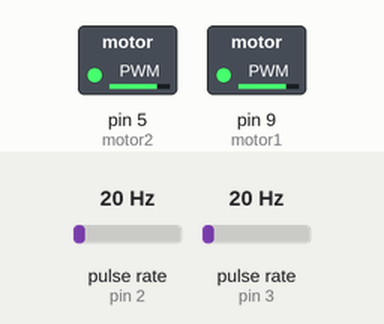
Simulated run of this sketch. Board: Arduino Uno, built with avr-gcc and run on an emulated ATmega328P. Parts: switched loads named in the sketch (green lamp = pin HIGH). Wiring (inferred from the names in the program): 2 × pulse sensor: data pin 2 / data pin 3. The test bench sets the inputs (shaded band); at power-on: pulse rate (sensors on pin 2, pin 3) 20 Hz. Pins used as bus, display or sensor lines are not drawn; what the sketch prints to the serial monitor is not drawn.

Above: at 0.1 s.
Timing chart, 0 to 1.6 s (numbered marks = the images above):
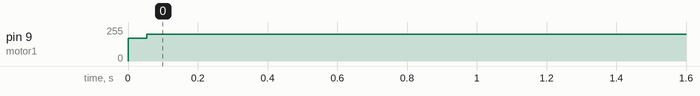

The sketch:

Controles_MotorPID.ino
```cpp
int encoder_pin1 = 2;  // The pin the encoder is connected
int encoder_pin2 = 3;  // The pin the encoder is connected
double rpm1;     // rpm motor 1
double rpm2;     // rpm motor 2
volatile byte pulses1;  // number de pulsos 1
volatile byte pulses2;  // number de pulsos 2
unsigned long timeold1;
unsigned long timeold2;
// The numero de pulsos por revolucion
double pulsesperturn = 20;

int motor1=9; //Declara Pin del motor Derecho
int motor2=5; //Declara Pin del motor Izquierdo

int pinVCCEncoder1 = 12;
int pinVCCEncoder2 = 13;
int band = 0;

double unidades = 50; //decisegundos

void counter1()
{
    //Update count
    pulses1++;
}

void counter2()
{
    //Update count
    pulses2++;
}

/** Tiempo de Muestreo **/
double T = 0.050;

/** LEFT PID MOTOR VARIABLES **/
double izq_Kp = 208.29;
double izq_Ki = 2941.18;
double izq_Kd = 2.74;

double izq_E0 = 0;
double izq_E1 = 0;

double izq_Dk = 0;
double izq_Ik = 0;
double izq_Ik1 = 0;

double izq_Uk = 0;
/** END  **/

/** RIGHT PID MOTOR VARIABLES **/
double der_Kp = 125.654;
double der_Ki = 2094.24;
double der_Kd = 1.8325;

double der_E0 = 0;
double der_E1 = 0;

double der_Dk = 0;
double der_Ik = 0;
double der_Ik1 = 0;

double der_Uk = 0;
/** END  **/

/** REFERENCES **/
/** Values between 0 to 20 (o to 1 revolutions per time unit) **/
double refIzq = 13; //Left Reference
double refDer = 13; //Right Reference

void setup()
{

    Serial.begin(9600); //Serial Comunincation with PC

    pinMode(motor1, OUTPUT); //Set output pins for motors
    pinMode(motor2, OUTPUT);

    pinMode(pinVCCEncoder1, OUTPUT);
    pinMode(pinVCCEncoder2, OUTPUT);
    //Use statusPin to flash along with interrupts
    pinMode(encoder_pin1, INPUT);
    pinMode(encoder_pin2, INPUT);

    //Interrupt 0 is digital pin 2, so that is where the IR detector is connected
    //Triggers on FALLING (change from HIGH to LOW)
    attachInterrupt(digitalPinToInterrupt(encoder_pin2), counter1, FALLING);
    attachInterrupt(digitalPinToInterrupt(encoder_pin1), counter2, FALLING);
    // Initialize
    pulses1 = 0;
    rpm1 = 0;
    timeold1 = 0;
    pulses2 = 0;
    rpm2 = 0;
    timeold2 = 0;
    band = 0;
    digitalWrite(pinVCCEncoder1, HIGH);
    digitalWrite(pinVCCEncoder2, HIGH);

    analogWrite(motor1, 170);
    analogWrite(motor2, 200);
}

void loop()
{

    if (millis() - timeold1 >= unidades)   /*Uptade every fifty miliseconds, this will be equal to reading frecuency (Hz).*/
    {
        detachInterrupt(digitalPinToInterrupt(encoder_pin1));
        //rpm1 =  (double)(millis() - timeold1)* (pulses1/pulsesperturn) / (unidades*10);
        rpm1 = pulses1;
        timeold1 = millis();
        band += 1;
        //Write it out to serial port
        Serial.print("1,");
        Serial.println(rpm1, DEC);
        pulses1 = 0;

        /** Calculo Accion del PID **/
        izq_E0 = refIzq - rpm1;
        //Serial.println(izq_E0, DEC);
        izq_Dk = (izq_Kd/T)*(izq_E0 - izq_E1);
        izq_Ik = izq_Ik1 + izq_Ki*izq_E0;
        izq_Uk = izq_Kp*izq_E0 + izq_Dk + izq_Ik;

        if(izq_Uk > 200 || izq_Uk < 0){
          izq_Ik = izq_Ki*izq_E0;
        }
        if(izq_Uk > 200){
          izq_Uk = 200;
        }
        if(izq_Uk < 0){
          izq_Uk =80;
        }
        analogWrite(motor1, izq_Uk); //Control Actions
        izq_Ik1 = izq_Ik;
        izq_E1 = izq_E0;


        //Restart the interrupt processing
        attachInterrupt(digitalPinToInterrupt(encoder_pin1), counter1, FALLING);


    }

    if (millis() - timeold2 >= unidades)   /*Uptade every fifty miliseconds, this will be equal to reading frecuency (Hz).*/
    {
        detachInterrupt(digitalPinToInterrupt(encoder_pin2));
        //rpm2 =  (double)(millis() - timeold2)* (pulses2/pulsesperturn) / (unidades*10);
        rpm2 = pulses2;
        timeold2 = millis();
        //Write it out to serial port
        Serial.print("2,");
        Serial.println(rpm2, DEC);
        //Restart the interrupt processing

        /** Calculo Accion del PID **/
        der_E0 = refDer - rpm1;
        //Serial.println(der_E0, DEC);
        der_Dk = (der_Kd/T)*(der_E0 - der_E1);
        der_Ik = der_Ik1 + der_Ki*der_E0;
        der_Uk = der_Kp*der_E0 + der_Dk + der_Ik;
        if(der_Uk > 200 || der_Uk < 0){
          der_Ik = der_Ki*der_E0;
        }
        if(der_Uk > 200){
          der_Uk = 200;
        }
        if(der_Uk < 0){
          der_Uk = 80;
        }
        analogWrite(motor2, der_Uk); //Control Actions
        der_Ik1 = der_Ik;
        der_E1 = der_E0;

        attachInterrupt(digitalPinToInterrupt(encoder_pin2), counter2, FALLING);
        pulses2 = 0;
    }
}
```

Measured:
- by itself, pin 9 (motor1): 170/255 → 200/255 at 0.05 s
